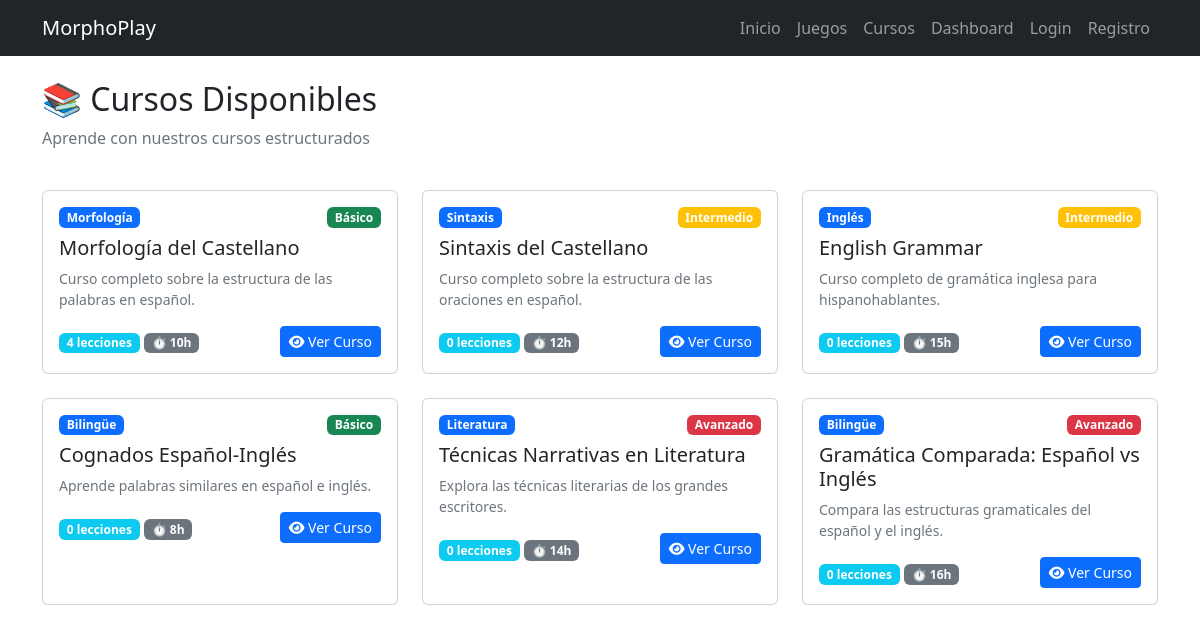
Screenshot of /cursos/ with the database file from the repository.
### core/models.py (models this page shows, shortened)
class Curso(models.Model):
    titulo = models.CharField(max_length=200)
    descripcion = models.TextField()
    categoria = models.ForeignKey(Categoria, on_delete=models.SET_NULL, null=True, blank=True)
    nivel = models.ForeignKey(Nivel, on_delete=models.SET_NULL, null=True, blank=True)
    duracion_estimada = models.IntegerField(default=0)
    activo = models.BooleanField(default=True)
    orden = models.IntegerField(default=0)
    created_at = models.DateTimeField(auto_now_add=True)
    updated_at = models.DateTimeField(auto_now=True)
    def get_lecciones(self):
        return self.lecciones.filter(activo=True).order_by('orden')

class Categoria(models.Model):
    nombre = models.CharField(max_length=100, unique=True)
    descripcion = models.TextField(blank=True)
    icono = models.CharField(max_length=50, blank=True)
    orden = models.IntegerField(default=0)
    activo = models.BooleanField(default=True)
    created_at = models.DateTimeField(auto_now_add=True)
    updated_at = models.DateTimeField(auto_now=True)

class Nivel(models.Model):
    nombre = models.CharField(max_length=50, unique=True)
    descripcion = models.TextField(blank=True)
    orden = models.IntegerField(default=0)
    color = models.CharField(max_length=7, default='#6c5ce7')
    puntos_base = models.IntegerField(default=10)
    created_at = models.DateTimeField(auto_now_add=True)
    updated_at = models.DateTimeField(auto_now=True)

### core/views.py (the view)
# urls.py: path('cursos/', views.cursos_list, name='cursos_list'),
def cursos_list(request):
    cursos = Curso.objects.filter(activo=True).select_related('categoria', 'nivel')
    return render(request, 'cursos/list.html', {'cursos': cursos})

### templates/cursos/list.html (shortened to what this page needs)
{% extends 'base.html' %}
{% load static %}
{% block content %}
<div class="row mb-4">
    <div class="col-12">
        <h2>📚 Cursos Disponibles</h2>
        <p class="text-secondary">Aprende con nuestros cursos estructurados</p>
    </div>
</div>
<div class="row g-4">
    {% for curso in cursos %}
    <div class="col-md-4">
        <div class="card h-100">
            <div class="card-body">
                <div class="d-flex justify-content-between align-items-start">
                    <span class="badge bg-primary">{{ curso.categoria.nombre|default:"General" }}</span>
                    <span class="badge bg-{% if curso.nivel.nombre == 'Básico' %}success{% elif curso.nivel.nombre == 'Intermedio' %}warning{% elif curso.nivel.nombre == 'Avanzado' %}danger{% else %}info{% endif %}">
                        {{ curso.nivel.nombre|default:"Básico" }}
                    </span>
                </div>
                <h5 class="card-title mt-2">{{ curso.titulo }}</h5>
                <p class="card-text text-secondary small">{{ curso.descripcion|truncatechars:100 }}</p>
                <div class="d-flex justify-content-between align-items-center mt-2">
                    <div>
                        <span class="badge bg-info">{{ curso.get_lecciones.count }} lecciones</span>
                        <span class="badge bg-secondary">⏱ {{ curso.duracion_estimada }}h</span>
                    </div>
                    <a href="/cursos/{{ curso.id }}/" class="btn btn-sm btn-primary">
                        <i class="fas fa-eye"></i> Ver Curso
                    </a>
                </div>
            </div>
        </div>
    </div>
    {% endfor %}
</div>
{% endblock %}

### templates/base.html (shortened to what this page needs)
<!DOCTYPE html>
<html lang="es">
<head>
    <link href="https://cdn.jsdelivr.net/npm/bootstrap@5.3.0-alpha1/dist/css/bootstrap.min.css" rel="stylesheet">
    <link rel="stylesheet" href="https://cdnjs.cloudflare.com/ajax/libs/font-awesome/6.0.0-beta3/css/all.min.css">
</head>
<body>
    <nav class="navbar navbar-expand-lg navbar-dark bg-dark">
        <div class="container">
            <a class="navbar-brand" href="/">MorphoPlay</a>
            <div class="collapse navbar-collapse" id="navbarNav">
                <ul class="navbar-nav ms-auto">
                    <li class="nav-item">
                        <a class="nav-link" href="/">Inicio</a>
                    </li>
                    <li class="nav-item">
                        <a class="nav-link" href="/juegos/">Juegos</a>
                    </li>
                    <li class="nav-item">
                        <a class="nav-link" href="/cursos/">Cursos</a>
                    </li>
                    <li class="nav-item">
                        <a class="nav-link" href="/dashboard/">Dashboard</a>
                    </li>
                    {% if user.is_authenticated %}
                    <li class="nav-item">
                        <a class="nav-link" href="/accounts/logout/">Salir</a>
                    </li>
                    {% else %}
                    <li class="nav-item">
                        <a class="nav-link" href="/accounts/login/">Login</a>
                    </li>
                    <li class="nav-item">
                        <a class="nav-link" href="/accounts/register/">Registro</a>
                    </li>
                    {% endif %}
                </ul>
            </div>
        </div>
    </nav>
    <div class="container mt-4">
        {% block content %}{% endblock %}
    </div>
</body>
</html>

### rows the page displays
Curso: categoria.nombre "Morfología", nivel.nombre "Básico", titulo "Morfología del Castellano", descripcion "Curso completo sobre la estructura de las palabras en español.", get_lecciones.count "4", duracion_estimada "10"
Curso: categoria.nombre "Sintaxis", nivel.nombre "Intermedio", titulo "Sintaxis del Castellano", descripcion "Curso completo sobre la estructura de las oraciones en español.", get_lecciones.count "0", duracion_estimada "12"
Curso: categoria.nombre "Inglés", nivel.nombre "Intermedio", titulo "English Grammar", descripcion "Curso completo de gramática inglesa para hispanohablantes.", get_lecciones.count "0", duracion_estimada "15"
Curso: categoria.nombre "Bilingüe", nivel.nombre "Básico", titulo "Cognados Español-Inglés", descripcion "Aprende palabras similares en español e inglés.", get_lecciones.count "0", duracion_estimada "8"
Curso: categoria.nombre "Literatura", nivel.nombre "Avanzado", titulo "Técnicas Narrativas en Literatura", descripcion "Explora las técnicas literarias de los grandes escritores.", get_lecciones.count "0", duracion_estimada "14"
Curso: categoria.nombre "Bilingüe", nivel.nombre "Avanzado", titulo "Gramática Comparada: Español vs Inglés", descripcion "Compara las estructuras gramaticales del español y el inglés.", get_lecciones.count "0", duracion_estimada "16"
